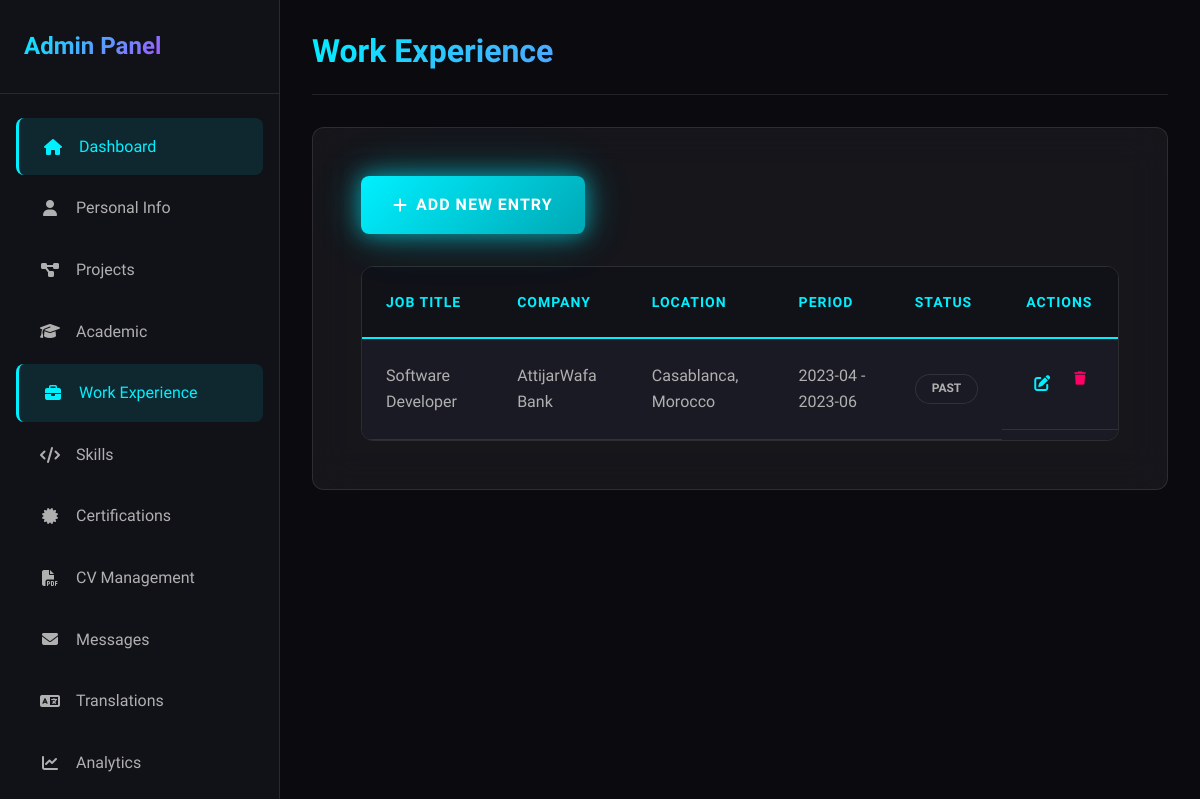
The app's page /admin/work-experience (signed in) with its own data.
### tables this page shows
CREATE TABLE work_experience (
                    id TEXT PRIMARY KEY,
                    job_title TEXT,
                    company TEXT,
                    location TEXT,
                    start_date TEXT,
                    end_date TEXT,
                    current INTEGER DEFAULT 0,
                    description TEXT,
                    responsibilities TEXT,
                    achievements TEXT,
                    technologies TEXT
                );

### app.py (the view)
@app.route('/admin/work-experience')
@admin_required
def admin_work_experience():
    data = load_portfolio_data(PORTFOLIO_DATA_PATH)
    return render_template('admin/work_experience.html', data=data)

### app.py (called while the page is built, shortened)
@app.before_request
def track_analytics():
    if request.path.startswith('/admin') or \
       request.path.startswith('/static') or \
       request.path.startswith('/api') or \
       request.path.startswith('/set-language'):
        return

@app.context_processor
def inject_language():
    current_lang = get_current_language()
    return {
        'current_language': current_lang,
        'supported_languages': SUPPORTED_LANGUAGES,
        't': get_translation,
        'lang': current_lang
    }

def admin_required(f):
    from functools import wraps
    @wraps(f)
    def decorated_function(*args, **kwargs):
        if not session.get('admin_logged_in'):
            return redirect(url_for('admin_login'))
        return f(*args, **kwargs)
    return decorated_function

### database.py (called while the page is built)
    @contextmanager
    def get_connection(self):
        conn = sqlite3.connect(str(self.db_path))
        conn.row_factory = sqlite3.Row  # Enable column access by name
        try:
            yield conn
            conn.commit()
        except Exception:
            conn.rollback()
            raise
        finally:
            conn.close()

### i18n.py (called while the page is built)
def get_current_language() -> str:
    return session.get('language', DEFAULT_LANGUAGE)

### utils.py (called while the page is built)
def get_db() -> Database:
    global _db_instance
    if _db_instance is None:
        from config import DATABASE_PATH
        _db_instance = Database(DATABASE_PATH)
    return _db_instance

def load_portfolio_data(file_path: Path = None) -> Dict[str, Any]:
    try:
        db = get_db()
        return db.load_portfolio_data()
    except Exception as e:
        print(f"Error loading portfolio data: {e}")
        return {
            "personal_info": {},
            "academic": [],
            "projects": [],
            "skills": [],
            "certifications": [],
            "cv_file": None,
            "messages": [],
            "articles": [],
            "testimonials": []
        }

### templates/admin/work_experience.html (shortened to what this page needs)
{% extends "admin/base.html" %}
{% block page_title %}Work Experience{% endblock %}
{% block content %}
<div class="admin-header-actions">
    <a href="{{ url_for('admin_work_experience_add') }}" class="btn btn-primary">
        <i class="fas fa-plus"></i>
        Add New Entry
    </a>
</div>
{% if data.work_experience %}
<div class="admin-table-container">
    <table class="admin-table">
        <thead>
            <tr>
                <th>Job Title</th>
                <th>Company</th>
                <th>Location</th>
                <th>Period</th>
                <th>Status</th>
                <th>Actions</th>
            </tr>
        </thead>
        <tbody>
            {% for entry in data.work_experience %}
            <tr>
                <td>{{ entry.job_title }}</td>
                <td>{{ entry.company }}</td>
                <td>{{ entry.location }}</td>
                <td>
                    {{ entry.start_date }}
                    {% if entry.end_date %}
                        - {{ entry.end_date }}
                    {% elif entry.current %}
                        - Present
                    {% endif %}
                </td>
                <td>
                    {% if entry.current %}
                        <span class="badge badge-success">Current</span>
                    {% else %}
                        <span class="badge">Past</span>
                    {% endif %}
                </td>
                <td class="actions-cell">
                    <a href="{{ url_for('admin_work_experience_edit', item_id=entry.id) }}" class="btn-icon" title="Edit">
                        <i class="fas fa-edit"></i>
                    </a>
                    <form method="POST" action="{{ url_for('admin_work_experience_delete', item_id=entry.id) }}" style="display: inline;" onsubmit="return confirm('Are you sure you want to delete this entry?');">
                        <button type="submit" class="btn-icon btn-danger" title="Delete">
                            <i class="fas fa-trash"></i>
                        </button>
                    </form>
                </td>
            </tr>
            {% endfor %}
        </tbody>
    </table>
</div>
{% endif %}
{% endblock %}

### static/css/admin.css (style rules this page uses)
.admin-body { display: flex; min-height: 100vh; background: var(--bg-primary); }
.admin-header-actions { display: flex; justify-content: space-between; align-items: center; margin-bottom: var(--spacing-xl); }
.admin-table-container { overflow-x: auto; border-radius: var(--radius-lg); border: 1px solid rgba(255, 255, 255, 0.1); }
.admin-table { width: 100%; border-collapse: collapse; background: var(--bg-tertiary); }
.admin-table thead { background: var(--bg-secondary); }
.admin-table th { padding: var(--spacing-lg); text-align: left; font-weight: 600; text-transform: uppercase; letter-spacing: 1px; font-size: 0.875rem; color: var(--color-primary); border-bottom: 2px solid var(--color-primary); }
.admin-table td { padding: var(--spacing-lg); border-bottom: 1px solid rgba(255, 255, 255, 0.1); color: var(--text-secondary); }
.admin-table tbody tr { transition: var(--transition-normal); }
.actions-cell { display: flex; gap: var(--spacing-sm); }
.badge { display: inline-block; padding: var(--spacing-xs) var(--spacing-md); border-radius: var(--radius-full); font-size: 0.75rem; font-weight: 600; text-transform: uppercase; background: var(--bg-tertiary); color: var(--text-secondary); border: 1px solid rgba(255, 255, 255, 0.1); }

### records on screen
work_experience: job_title "Software Developer", company "AttijarWafa Bank", location "Casablanca, Morocco", start_date "2023-04", end_date "2023-06", current "PAST"
